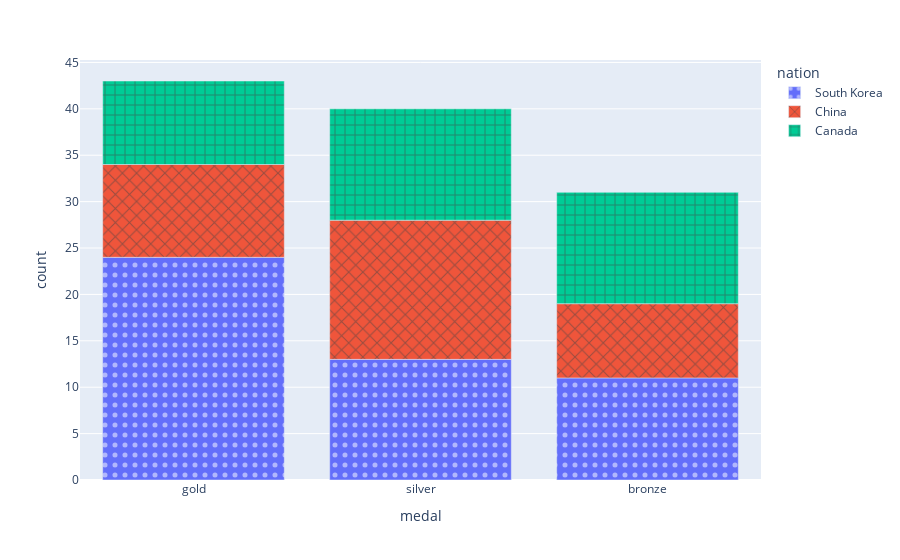

Notebook source saved alongside this figure:
### Code cell
import plotly.express as px
df = px.data.medals_long()

fig = px.bar(df, x="medal", y="count", color="nation",
             pattern_shape="nation", pattern_shape_sequence=[".", "x", "+"])
fig.show()

### Figure 1 — Plotly figure (JSON) as saved in the notebook; plotly's stock layout.template omitted (floating-point values rounded to 4 significant figures)
{"data": [{"alignmentgroup": "True", "hovertemplate": "nation=South Korea<br>medal=%{x}<br>count=%{y}<extra></extra>", "legendgroup": "South Korea", "marker": {"color": "#636efa", "pattern": {"shape": "."}}, "name": "South Korea", "offsetgroup": "South Korea", "orientation": "v", "showlegend": true, "textposition": "auto", "type": "bar", "x": ["gold", "silver", "bronze"], "xaxis": "x", "y": [24, 13, 11], "yaxis": "y"}, {"alignmentgroup": "True", "hovertemplate": "nation=China<br>medal=%{x}<br>count=%{y}<extra></extra>", "legendgroup": "China", "marker": {"color": "#EF553B", "pattern": {"shape": "x"}}, "name": "China", "offsetgroup": "China", "orientation": "v", "showlegend": true, "textposition": "auto", "type": "bar", "x": ["gold", "silver", "bronze"], "xaxis": "x", "y": [10, 15, 8], "yaxis": "y"}, {"alignmentgroup": "True", "hovertemplate": "nation=Canada<br>medal=%{x}<br>count=%{y}<extra></extra>", "legendgroup": "Canada", "marker": {"color": "#00cc96", "pattern": {"shape": "+"}}, "name": "Canada", "offsetgroup": "Canada", "orientation": "v", "showlegend": true, "textposition": "auto", "type": "bar", "x": ["gold", "silver", "bronze"], "xaxis": "x", "y": [9, 12, 12], "yaxis": "y"}], "layout": {"barmode": "relative", "legend": {"title": {"text": "nation"}, "tracegroupgap": 0}, "margin": {"t": 60}, "xaxis": {"anchor": "y", "domain": [0, 1], "title": {"text": "medal"}}, "yaxis": {"anchor": "x", "domain": [0, 1], "title": {"text": "count"}}}}
